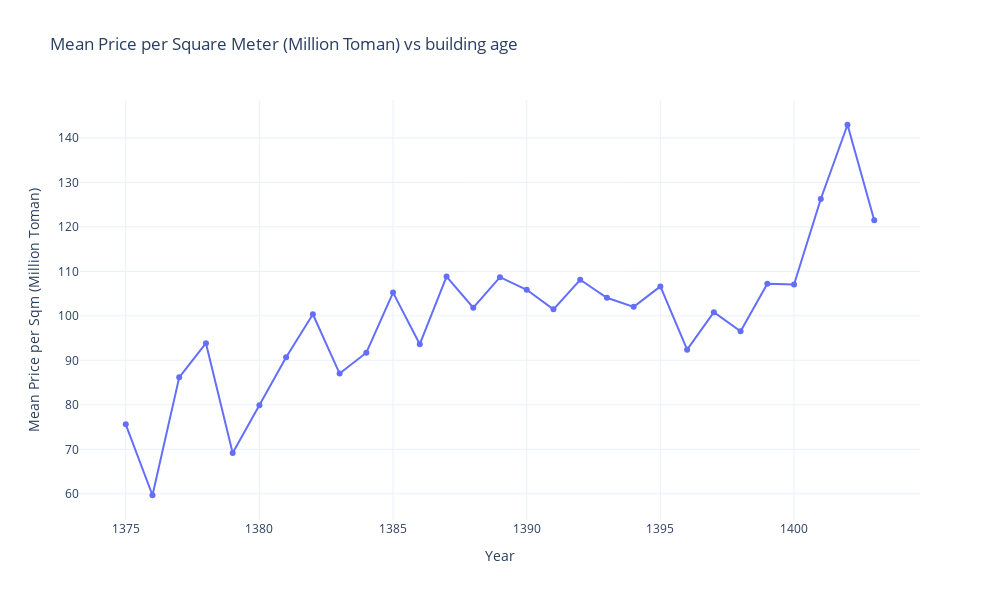

This figure's notebook cell:
### Code cell
import plotly.express as px

# Plot the line chart
fig = px.line(
    mean_price_per_sqm_by_year, 
    x='building_year', 
    y='price_per_sqm(in_million_toman)', 
    title='Mean Price per Square Meter (Million Toman) vs building age',
    labels={'building_year': 'Year', 'price_per_sqm(in_million_toman)': 'Mean Price per Sqm (Million Toman)'},
    markers=True  # Add markers for each data point
)

# Customize layout
fig.update_layout(
    xaxis_title='Year', 
    yaxis_title='Mean Price per Sqm (Million Toman)',
    template='plotly_white',
    width=1000,  # Adjust width for better display
    height=600   # Adjust height for better display
)

# Show the plot
fig.show()

### Figure 1 — Plotly figure (JSON) as saved in the notebook; plotly's stock layout.template omitted (floating-point values rounded to 4 significant figures)
{"data": [{"hovertemplate": "Year=%{x}<br>Mean Price per Sqm (Million Toman)=%{y}<extra></extra>", "legendgroup": "", "line": {"color": "#636efa", "dash": "solid"}, "marker": {"symbol": "circle"}, "mode": "lines+markers", "name": "", "orientation": "v", "showlegend": false, "type": "scatter", "x": [1375, 1376, 1377, 1378, 1379, 1380, 1381, 1382, 1383, 1384, 1385, 1386, 1387, 1388, 1389, 1390, 1391, 1392, 1393, 1394, 1395, 1396, 1397, 1398, 1399, 1400, 1401, 1402, 1403], "xaxis": "x", "y": [75.62, 59.68, 86.18, 93.87, 69.18, 79.92, 90.68, 100.4, 87.03, 91.72, 105.2, 93.63, 108.8, 101.8, 108.7, 105.9, 101.5, 108.1, 104.1, 102.0, 106.6, 92.4, 100.8, 96.55, 107.2, 107.0, 126.3, 142.9, 121.5], "yaxis": "y"}], "layout": {"height": 600, "legend": {"tracegroupgap": 0}, "title": {"text": "Mean Price per Square Meter (Million Toman) vs building age"}, "width": 1000, "xaxis": {"anchor": "y", "domain": [0, 1], "title": {"text": "Year"}}, "yaxis": {"anchor": "x", "domain": [0, 1], "title": {"text": "Mean Price per Sqm (Million Toman)"}}}}
